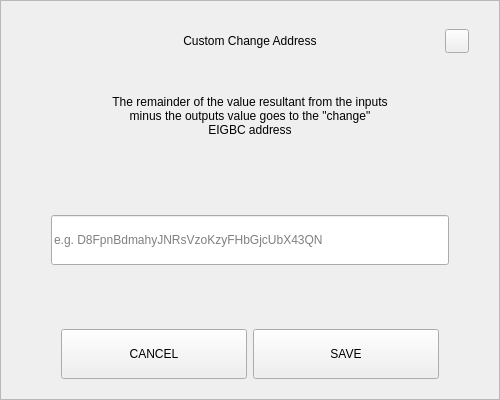
<?xml version="1.0" encoding="UTF-8"?>
<ui version="4.0">
 <class>SendChangeAddressDialog</class>
 <widget class="QDialog" name="SendChangeAddressDialog">
  <property name="geometry">
   <rect>
    <x>0</x>
    <y>0</y>
    <width>500</width>
    <height>400</height>
   </rect>
  </property>
  <property name="windowTitle">
   <string>Dialog</string>
  </property>
  <layout class="QVBoxLayout" name="verticalLayout">
   <property name="spacing">
    <number>0</number>
   </property>
   <property name="leftMargin">
    <number>0</number>
   </property>
   <property name="topMargin">
    <number>0</number>
   </property>
   <property name="rightMargin">
    <number>0</number>
   </property>
   <property name="bottomMargin">
    <number>0</number>
   </property>
   <item>
    <widget class="QFrame" name="frame">
     <property name="styleSheet">
      <string notr="true"/>
     </property>
     <property name="frameShape">
      <enum>QFrame::StyledPanel</enum>
     </property>
     <property name="frameShadow">
      <enum>QFrame::Raised</enum>
     </property>
     <layout class="QVBoxLayout" name="verticalLayout_2" stretch="0,0,0,0,0,0,0">
      <property name="spacing">
       <number>0</number>
      </property>
      <property name="leftMargin">
       <number>30</number>
      </property>
      <property name="topMargin">
       <number>20</number>
      </property>
      <property name="rightMargin">
       <number>30</number>
      </property>
      <property name="bottomMargin">
       <number>20</number>
      </property>
      <item>
       <layout class="QHBoxLayout" name="horizontalLayout_3">
        <property name="spacing">
         <number>0</number>
        </property>
        <item>
         <spacer name="horizontalSpacer_2">
          <property name="orientation">
           <enum>Qt::Horizontal</enum>
          </property>
          <property name="sizeHint" stdset="0">
           <size>
            <width>40</width>
            <height>20</height>
           </size>
          </property>
         </spacer>
        </item>
        <item>
         <widget class="QLabel" name="labelTitle">
          <property name="minimumSize">
           <size>
            <width>0</width>
            <height>40</height>
           </size>
          </property>
          <property name="maximumSize">
           <size>
            <width>16777215</width>
            <height>40</height>
           </size>
          </property>
          <property name="styleSheet">
           <string notr="true">padding-left:24px;</string>
          </property>
          <property name="text">
           <string>Custom Change Address</string>
          </property>
          <property name="alignment">
           <set>Qt::AlignCenter</set>
          </property>
          <property name="margin">
           <number>7</number>
          </property>
         </widget>
        </item>
        <item>
         <spacer name="horizontalSpacer">
          <property name="orientation">
           <enum>Qt::Horizontal</enum>
          </property>
          <property name="sizeHint" stdset="0">
           <size>
            <width>40</width>
            <height>20</height>
           </size>
          </property>
         </spacer>
        </item>
        <item>
         <widget class="QPushButton" name="btnEsc">
          <property name="minimumSize">
           <size>
            <width>24</width>
            <height>24</height>
           </size>
          </property>
          <property name="maximumSize">
           <size>
            <width>24</width>
            <height>24</height>
           </size>
          </property>
          <property name="focusPolicy">
           <enum>Qt::NoFocus</enum>
          </property>
          <property name="text">
           <string/>
          </property>
         </widget>
        </item>
       </layout>
      </item>
      <item>
       <spacer name="verticalSpacer_2">
        <property name="orientation">
         <enum>Qt::Vertical</enum>
        </property>
        <property name="sizeType">
         <enum>QSizePolicy::Fixed</enum>
        </property>
        <property name="sizeHint" stdset="0">
         <size>
          <width>20</width>
          <height>20</height>
         </size>
        </property>
       </spacer>
      </item>
      <item alignment="Qt::AlignHCenter">
       <widget class="QLabel" name="labelMessage">
        <property name="minimumSize">
         <size>
          <width>0</width>
          <height>70</height>
         </size>
        </property>
        <property name="text">
         <string>The remainder of the value resultant from the inputs minus the outputs value goes to the &quot;change&quot; EIGBC address</string>
        </property>
        <property name="alignment">
         <set>Qt::AlignCenter</set>
        </property>
        <property name="wordWrap">
         <bool>true</bool>
        </property>
       </widget>
      </item>
      <item>
       <spacer name="verticalSpacer_3">
        <property name="orientation">
         <enum>Qt::Vertical</enum>
        </property>
        <property name="sizeHint" stdset="0">
         <size>
          <width>20</width>
          <height>40</height>
         </size>
        </property>
       </spacer>
      </item>
      <item>
       <layout class="QHBoxLayout" name="horizontalLayout_2">
        <property name="spacing">
         <number>0</number>
        </property>
        <property name="leftMargin">
         <number>20</number>
        </property>
        <property name="rightMargin">
         <number>20</number>
        </property>
        <item>
         <widget class="QLineEdit" name="lineEditAddress">
          <property name="minimumSize">
           <size>
            <width>0</width>
            <height>50</height>
           </size>
          </property>
          <property name="placeholderText">
           <string notr="true">e.g. D8FpnBdmahyJNRsVzoKzyFHbGjcUbX43QN</string>
          </property>
         </widget>
        </item>
       </layout>
      </item>
      <item>
       <spacer name="verticalSpacer">
        <property name="orientation">
         <enum>Qt::Vertical</enum>
        </property>
        <property name="sizeHint" stdset="0">
         <size>
          <width>20</width>
          <height>40</height>
         </size>
        </property>
       </spacer>
      </item>
      <item>
       <layout class="QHBoxLayout" name="horizontalLayout" stretch="2,2">
        <property name="spacing">
         <number>6</number>
        </property>
        <property name="leftMargin">
         <number>30</number>
        </property>
        <property name="rightMargin">
         <number>30</number>
        </property>
        <item>
         <widget class="QPushButton" name="btnCancel">
          <property name="minimumSize">
           <size>
            <width>180</width>
            <height>50</height>
           </size>
          </property>
          <property name="focusPolicy">
           <enum>Qt::NoFocus</enum>
          </property>
          <property name="text">
           <string>CANCEL</string>
          </property>
         </widget>
        </item>
        <item>
         <widget class="QPushButton" name="btnSave">
          <property name="minimumSize">
           <size>
            <width>180</width>
            <height>50</height>
           </size>
          </property>
          <property name="focusPolicy">
           <enum>Qt::NoFocus</enum>
          </property>
          <property name="text">
           <string>SAVE</string>
          </property>
         </widget>
        </item>
       </layout>
      </item>
     </layout>
    </widget>
   </item>
  </layout>
 </widget>
 <resources/>
 <connections/>
</ui>
